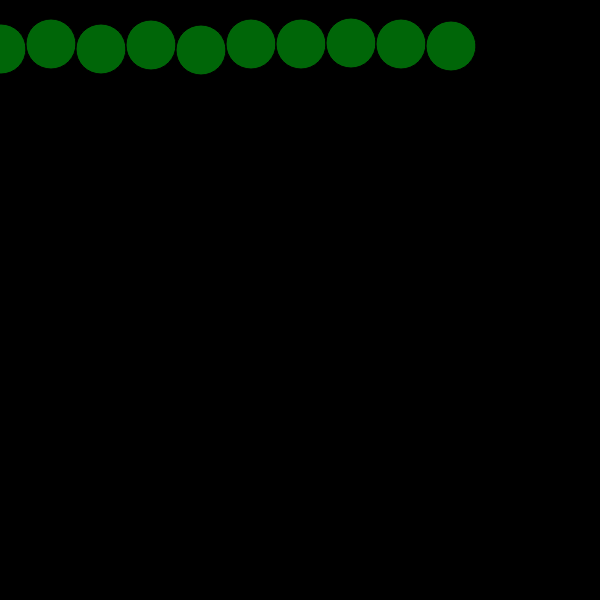
Frame 1 (no input)
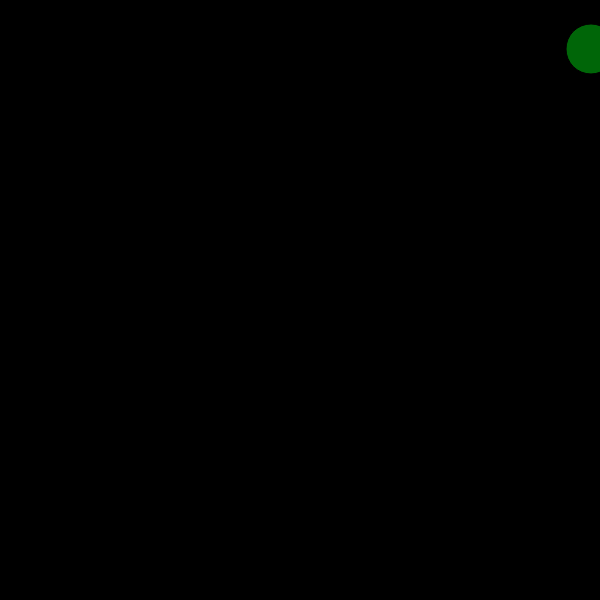
Frame 60 (no input)
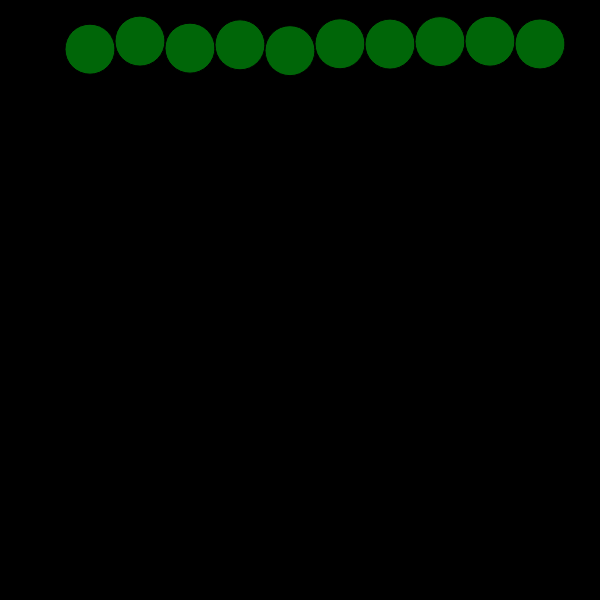
Frame 120 (the mouse pressed at the canvas centre since frame 60)

The p5.js sketch that drew these frames (run headless with seeded random() and noise() and a simulated clock; from frame 60 on, the mouse is pressed at the canvas centre):

// p5.js sketch
// ── sketch.js
let net = [];
let wiggler = [];

function setup(){
    createCanvas( 600, 600);

   

    for (let i = 0; i < 10; i ++ ){
            net.push( ceil( random(40, 50)) )
        wiggler.push(new Wiggler());
    }

    console.log(net);
}

function draw(){
    frameRate(30);
    background(0); 

    for( i = 0; i < net.length; i ++){

        wiggler[i].frame(net[i]);
       // let wiggler = new Wiggler();
    }
  
}


class Wiggler {

    constructor(){

        this.xPos = 1;
        this.yPos = 1;
        this.bodyColor ='rgba(0, 255, 20, .40)';
        this.random_x = 0;
        this.random_y = 0;


    }

    frame(index){
        this.displayBody(index);
        this.move();
        this.nextAppears();

    }

    //wiggler body
    displayBody(index){
        push();
            translate( this.random_x, this.random_y);

            fill(this.bodyColor );
            
            //for (let i = 0; i < 10; i ++ ){
                ellipse(i * 50 + this.xPos, index + this.yPos, 50);
            //}
        pop();
    }

    //sideways and vertical movement
    move(){
        this.xPos +=10;
        this.yPos = random(-2, 2) ;
    }


    // Next wiggler appears
    nextAppears(){
        if (this.xPos >= width){
            this.xPos = -500;
           //this.random_y = ceil( random(height));
        }

        console.log(this.random_y);
    }

}
